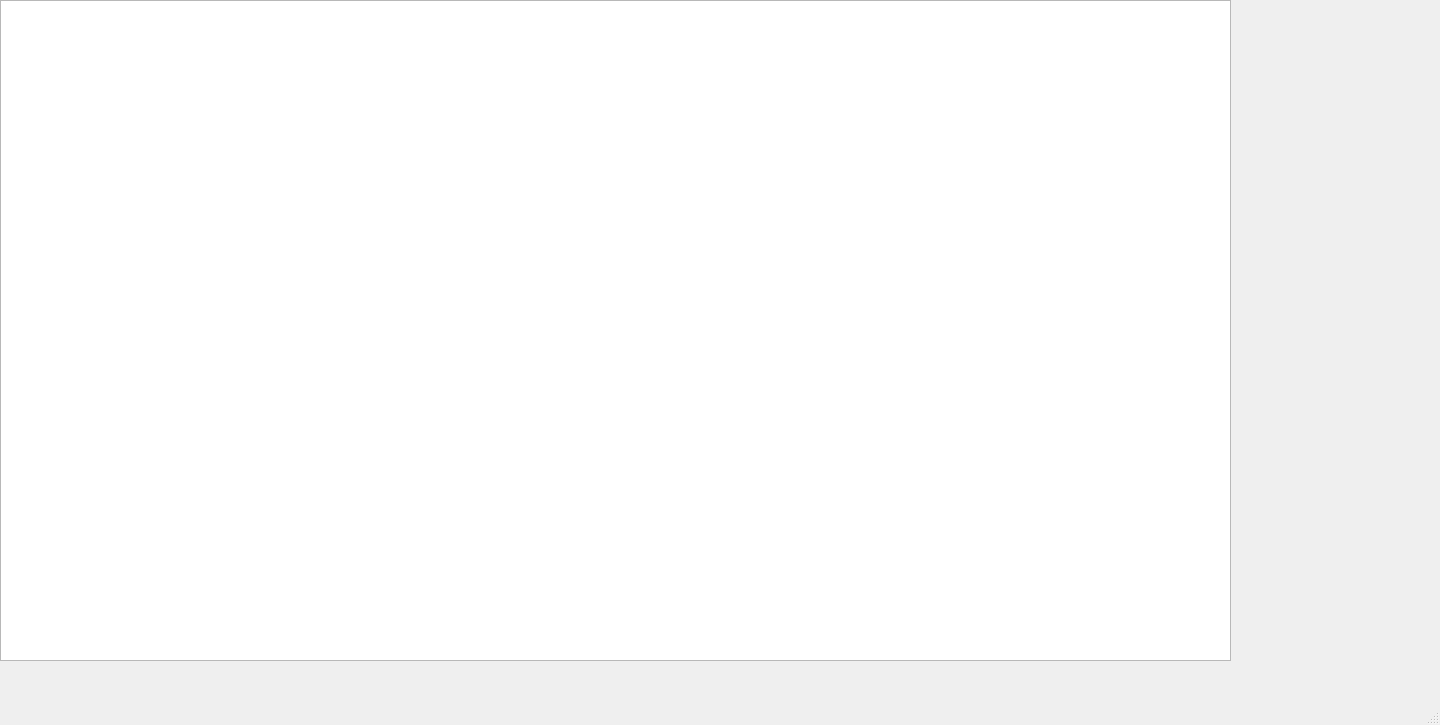
<?xml version="1.0" encoding="UTF-8"?>
<ui version="4.0">
 <class>CreateUsers2</class>
 <widget class="QMainWindow" name="CreateUsers2">
  <property name="windowModality">
   <enum>Qt::WindowModal</enum>
  </property>
  <property name="geometry">
   <rect>
    <x>0</x>
    <y>0</y>
    <width>1440</width>
    <height>725</height>
   </rect>
  </property>
  <property name="windowTitle">
   <string>SAP Create Users by table</string>
  </property>
  <widget class="QWidget" name="centralwidget">
   <widget class="QTableWidget" name="tableWidget">
    <property name="geometry">
     <rect>
      <x>0</x>
      <y>0</y>
      <width>1231</width>
      <height>661</height>
     </rect>
    </property>
    <property name="sizeAdjustPolicy">
     <enum>QAbstractScrollArea::AdjustToContentsOnFirstShow</enum>
    </property>
   </widget>
  </widget>
  <widget class="QMenuBar" name="menubar">
   <property name="geometry">
    <rect>
     <x>0</x>
     <y>0</y>
     <width>1440</width>
     <height>21</height>
    </rect>
   </property>
  </widget>
  <widget class="QStatusBar" name="statusbar"/>
 </widget>
 <resources/>
 <connections/>
</ui>
